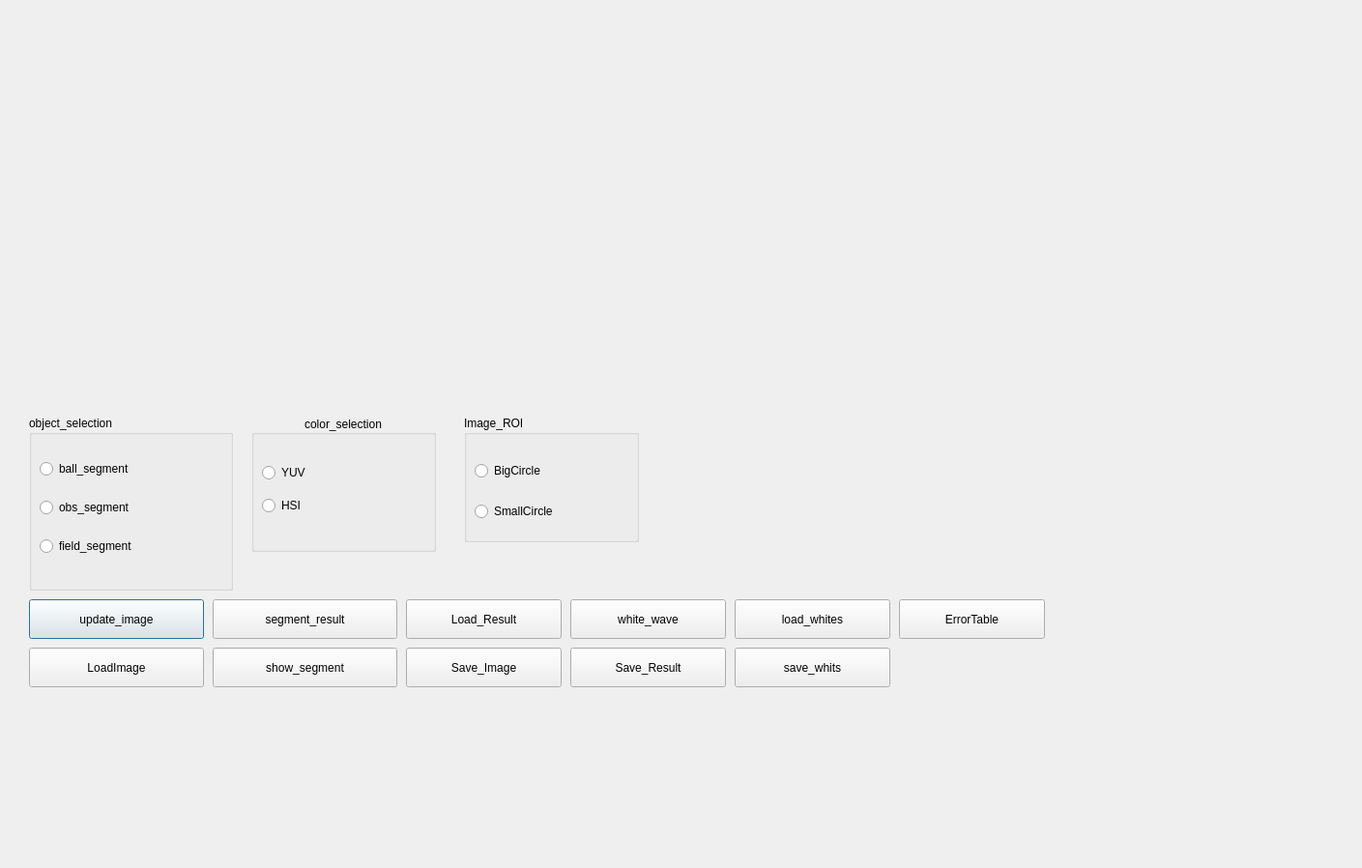
<?xml version="1.0" encoding="UTF-8"?>
<ui version="4.0">
 <class>Dialog</class>
 <widget class="QDialog" name="Dialog">
  <property name="geometry">
   <rect>
    <x>0</x>
    <y>0</y>
    <width>1409</width>
    <height>898</height>
   </rect>
  </property>
  <property name="windowTitle">
   <string>Dialog</string>
  </property>
  <widget class="QPushButton" name="receive_image_btn">
   <property name="geometry">
    <rect>
     <x>30</x>
     <y>620</y>
     <width>181</width>
     <height>41</height>
    </rect>
   </property>
   <property name="text">
    <string>update_image</string>
   </property>
  </widget>
  <widget class="QPushButton" name="loadImage_Btn">
   <property name="geometry">
    <rect>
     <x>30</x>
     <y>670</y>
     <width>181</width>
     <height>41</height>
    </rect>
   </property>
   <property name="text">
    <string>LoadImage</string>
   </property>
  </widget>
  <widget class="QGroupBox" name="Color_Box">
   <property name="enabled">
    <bool>true</bool>
   </property>
   <property name="geometry">
    <rect>
     <x>260</x>
     <y>430</y>
     <width>191</width>
     <height>141</height>
    </rect>
   </property>
   <property name="toolTip">
    <string/>
   </property>
   <property name="layoutDirection">
    <enum>Qt::LeftToRight</enum>
   </property>
   <property name="autoFillBackground">
    <bool>false</bool>
   </property>
   <property name="title">
    <string>color_selection</string>
   </property>
   <property name="alignment">
    <set>Qt::AlignCenter</set>
   </property>
   <property name="flat">
    <bool>true</bool>
   </property>
   <property name="checkable">
    <bool>false</bool>
   </property>
   <widget class="QWidget" name="layoutWidget">
    <property name="geometry">
     <rect>
      <x>0</x>
      <y>30</y>
      <width>91</width>
      <height>92</height>
     </rect>
    </property>
    <layout class="QVBoxLayout" name="verticalLayout_3">
     <property name="spacing">
      <number>6</number>
     </property>
     <item>
      <widget class="QRadioButton" name="YUV_RadioBtn">
       <property name="text">
        <string>YUV</string>
       </property>
      </widget>
     </item>
     <item>
      <widget class="QRadioButton" name="HSI_RadioBtn">
       <property name="text">
        <string>HSI</string>
       </property>
      </widget>
     </item>
    </layout>
   </widget>
  </widget>
  <widget class="QGroupBox" name="Object_Box">
   <property name="geometry">
    <rect>
     <x>30</x>
     <y>430</y>
     <width>211</width>
     <height>181</height>
    </rect>
   </property>
   <property name="title">
    <string>object_selection</string>
   </property>
   <widget class="QWidget" name="layoutWidget">
    <property name="geometry">
     <rect>
      <x>0</x>
      <y>20</y>
      <width>208</width>
      <height>152</height>
     </rect>
    </property>
    <layout class="QVBoxLayout" name="verticalLayout">
     <item>
      <widget class="QRadioButton" name="ball_seg_Btn">
       <property name="text">
        <string>ball_segment</string>
       </property>
      </widget>
     </item>
     <item>
      <widget class="QRadioButton" name="obs_seg_Btn">
       <property name="text">
        <string>obs_segment</string>
       </property>
      </widget>
     </item>
     <item>
      <widget class="QRadioButton" name="field_segment_Btn">
       <property name="contextMenuPolicy">
        <enum>Qt::ActionsContextMenu</enum>
       </property>
       <property name="text">
        <string>field_segment</string>
       </property>
      </widget>
     </item>
    </layout>
   </widget>
  </widget>
  <widget class="QPushButton" name="segment_result_btn">
   <property name="geometry">
    <rect>
     <x>220</x>
     <y>620</y>
     <width>191</width>
     <height>41</height>
    </rect>
   </property>
   <property name="text">
    <string>segment_result</string>
   </property>
  </widget>
  <widget class="QGroupBox" name="Image_ROI_Box">
   <property name="geometry">
    <rect>
     <x>480</x>
     <y>430</y>
     <width>181</width>
     <height>131</height>
    </rect>
   </property>
   <property name="title">
    <string>Image_ROI</string>
   </property>
   <widget class="QWidget" name="layoutWidget">
    <property name="geometry">
     <rect>
      <x>0</x>
      <y>20</y>
      <width>174</width>
      <height>160</height>
     </rect>
    </property>
    <layout class="QVBoxLayout" name="verticalLayout_2">
     <item>
      <widget class="QRadioButton" name="BigCircle_Btn">
       <property name="text">
        <string>BigCircle</string>
       </property>
      </widget>
     </item>
     <item>
      <widget class="QRadioButton" name="SmallCircle_Btn">
       <property name="contextMenuPolicy">
        <enum>Qt::DefaultContextMenu</enum>
       </property>
       <property name="text">
        <string>SmallCircle</string>
       </property>
      </widget>
     </item>
     <item>
      <widget class="QPushButton" name="Save_ROI_Btn">
       <property name="text">
        <string>Save_ROI</string>
       </property>
      </widget>
     </item>
    </layout>
    <zorder>Save_ROI_Btn</zorder>
    <zorder>BigCircle_Btn</zorder>
    <zorder>SmallCircle_Btn</zorder>
   </widget>
  </widget>
  <widget class="QPushButton" name="Save_Result_Btn">
   <property name="geometry">
    <rect>
     <x>590</x>
     <y>670</y>
     <width>161</width>
     <height>41</height>
    </rect>
   </property>
   <property name="text">
    <string>Save_Result</string>
   </property>
  </widget>
  <widget class="QPushButton" name="Load_Result_Btn">
   <property name="geometry">
    <rect>
     <x>420</x>
     <y>620</y>
     <width>161</width>
     <height>41</height>
    </rect>
   </property>
   <property name="text">
    <string>Load_Result</string>
   </property>
  </widget>
  <widget class="QPushButton" name="white_wave_Btn">
   <property name="geometry">
    <rect>
     <x>590</x>
     <y>620</y>
     <width>161</width>
     <height>41</height>
    </rect>
   </property>
   <property name="focusPolicy">
    <enum>Qt::WheelFocus</enum>
   </property>
   <property name="text">
    <string>white_wave</string>
   </property>
  </widget>
  <widget class="QPushButton" name="show_segmentBtn">
   <property name="geometry">
    <rect>
     <x>220</x>
     <y>670</y>
     <width>191</width>
     <height>41</height>
    </rect>
   </property>
   <property name="text">
    <string>show_segment</string>
   </property>
  </widget>
  <widget class="QPushButton" name="Save_image_Btn">
   <property name="geometry">
    <rect>
     <x>420</x>
     <y>670</y>
     <width>161</width>
     <height>41</height>
    </rect>
   </property>
   <property name="text">
    <string>Save_Image</string>
   </property>
  </widget>
  <widget class="QPushButton" name="load_whites_Btn">
   <property name="geometry">
    <rect>
     <x>760</x>
     <y>620</y>
     <width>161</width>
     <height>41</height>
    </rect>
   </property>
   <property name="focusPolicy">
    <enum>Qt::WheelFocus</enum>
   </property>
   <property name="text">
    <string>load_whites</string>
   </property>
  </widget>
  <widget class="QPushButton" name="save_whits_Btn">
   <property name="geometry">
    <rect>
     <x>760</x>
     <y>670</y>
     <width>161</width>
     <height>41</height>
    </rect>
   </property>
   <property name="contextMenuPolicy">
    <enum>Qt::ActionsContextMenu</enum>
   </property>
   <property name="text">
    <string>save_whits</string>
   </property>
  </widget>
  <widget class="QPushButton" name="Error_table_Btn">
   <property name="geometry">
    <rect>
     <x>930</x>
     <y>620</y>
     <width>151</width>
     <height>41</height>
    </rect>
   </property>
   <property name="focusPolicy">
    <enum>Qt::WheelFocus</enum>
   </property>
   <property name="text">
    <string>ErrorTable</string>
   </property>
  </widget>
  <zorder>Error_table_Btn</zorder>
  <zorder>receive_image_btn</zorder>
  <zorder>loadImage_Btn</zorder>
  <zorder>Color_Box</zorder>
  <zorder>Object_Box</zorder>
  <zorder>segment_result_btn</zorder>
  <zorder>Image_ROI_Box</zorder>
  <zorder>Save_Result_Btn</zorder>
  <zorder>Load_Result_Btn</zorder>
  <zorder>white_wave_Btn</zorder>
  <zorder>show_segmentBtn</zorder>
  <zorder>Save_image_Btn</zorder>
  <zorder>load_whites_Btn</zorder>
  <zorder>save_whits_Btn</zorder>
 </widget>
 <layoutdefault spacing="6" margin="11"/>
 <resources/>
 <connections/>
</ui>
